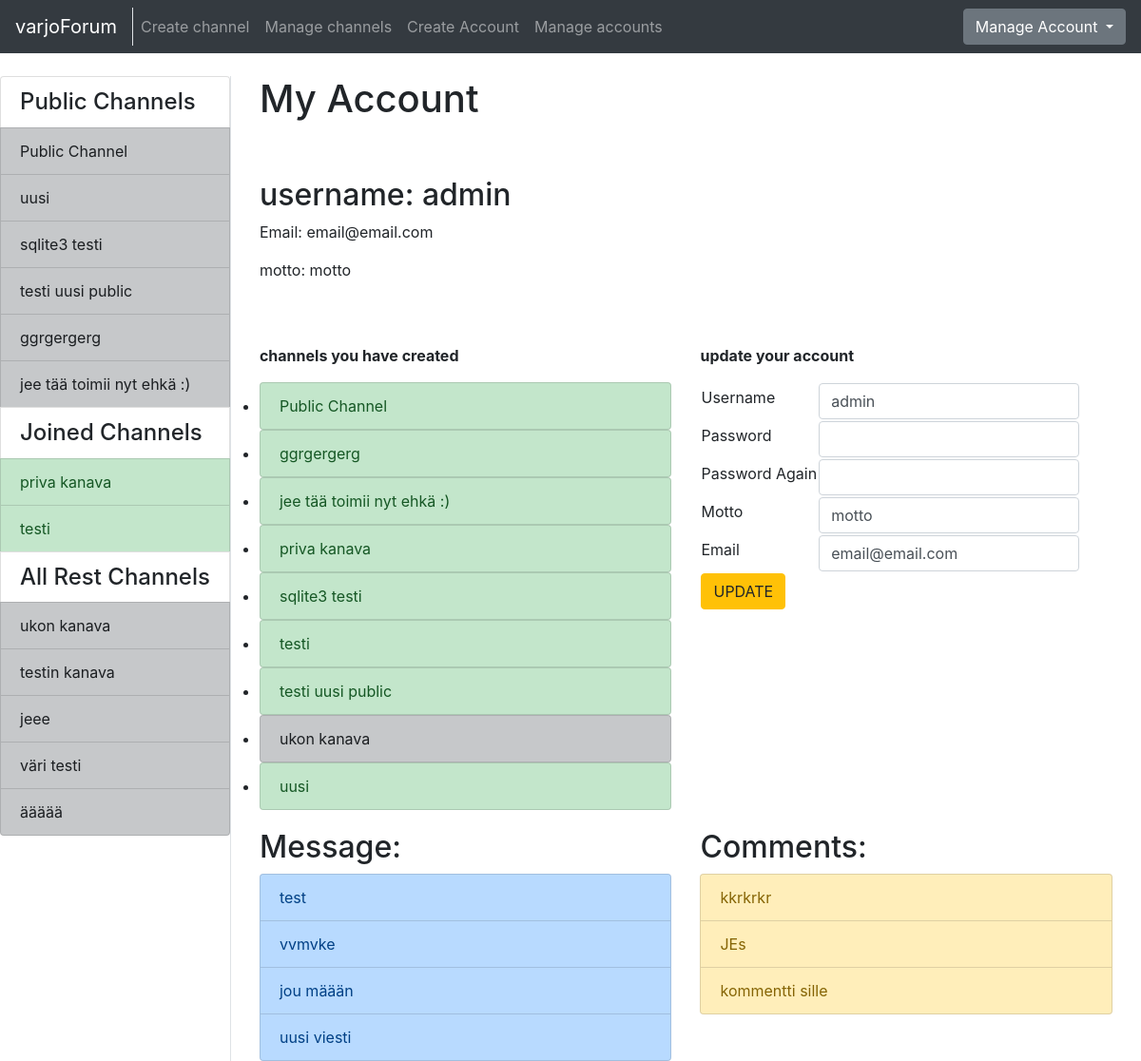
The page /account/ (signed in) on the database its author committed.
### application/channels/models.py (models this page shows, shortened)
class Channel(Base):
    name = db.Column(db.String(144), nullable=False)
    introduction = db.Column(db.Text, nullable=False)
    master_id = db.Column(db.Integer, nullable=False)
    public = db.Column(db.Boolean, nullable=False)
    messages = db.relationship("Message", backref='Channel', lazy=True)
    accounts = db.relationship('Account', secondary=accounts, lazy='subquery',
        backref=db.backref('channels', lazy=True))
    @staticmethod
    def get_my_channels(account_id):
        stmt = text("SELECT Channel.id, Channel.name, Channel.master_id"
                    " FROM Channel, Account, Accounts"
                    " WHERE Channel.id = Accounts.channel_id"
                    " AND Channel.public = False"
                    " AND Account.id = Accounts.account_id"
                    " AND Account.id = :account_id"
                    " ORDER BY Channel.name").params(account_id=account_id)
        res = db.engine.execute(stmt)
        response = []
        for row in res:
            response.append({"channel_id":row[0], "channel_name":row[1], "master_id":row[2]})
        return response
    @staticmethod
    def get_channels_where_not_in(account_id):
        stmt = text("SELECT channel.id, channel.name, channel.public"
                    " FROM Channel"
                    " WHERE Channel.id NOT IN ("
                        " SELECT Channel.id"
                            " FROM Channel, Account, Accounts"
                            " WHERE Channel.id = Accounts.channel_id"
                            " AND Account.id = Accounts.account_id"
                            " AND Account.id = :account_id"
                            " )").params(account_id=account_id)
        res = db.engine.execute(stmt)
        response = []
        for row in res:
            response.append({"id":row[0], "name":row[1], "public":row[2]})
        return response
    @staticmethod
    def get_all_publics():
        stmt = text("SELECT Channel.id, Channel.name"
                    " FROM Channel"
                    " WHERE Channel.public = True")
        res = db.engine.execute(stmt)
        response = []
        for row in res:
            response.append({"id":row[0], "name":row[1]})
        return response

### application/auth/models.py (models this page shows, shortened)
class Account(Base):
    username = db.Column(db.String(144), nullable=False)
    password = db.Column(db.String(144), nullable=False)
    motto = db.Column(db.String(144), nullable=False)
    admin = db.Column(db.Boolean, nullable=False)
    email = db.Column(db.String(144), nullable=False)
    messages = db.relationship("Message", backref='account', lazy=True)
    comments = db.relationship("Comment", backref='account', lazy=True)
    @staticmethod
    def find_accounts_channels(account_id):
        stmt = text("SELECT Channel.id, Channel.name, Channel.master_id FROM Channel, Account, Accounts "
                " WHERE Channel.master_id = :account_id"
                " OR (Account.id = :account_id"
                " AND Account.id = Accounts.account_id"
                " AND Channel.master_id = Accounts.channel_id)"
                " GROUP BY Channel.id"
                " ORDER BY Channel.name").params(account_id=account_id)
        res = db.engine.execute(stmt)
        response = []
        for row in res:
            response.append({"id":row[0], "name":row[1], "master_id":row[2]})
        return response

### application/messages/models.py (models this page shows, shortened)
class Message(Base):
    body = db.Column(db.Text, nullable=False)
    writer = db.Column(db.String(144), nullable=False)
    account_id = db.Column(db.Integer, db.ForeignKey('account.id'), nullable=False)
    channel_id = db.Column(db.Integer, db.ForeignKey('channel.id'), nullable=False)
    comments = db.relationship("Comment", backref='message', lazy=True)

### application/comments/models.py (models this page shows, shortened)
class Comment(Base):
    body = db.Column(db.Text, nullable=False)
    writer = db.Column(db.String(144), nullable=False)
    message_id = db.Column(db.Integer, db.ForeignKey('message.id'), nullable=False)
    account_id = db.Column(db.Integer, db.ForeignKey('account.id'), nullable=False)
    @staticmethod
    def get_comment_message_and_channel_id(account_id):
        stmt = text("SELECT Comment.id, Comment.body, Comment.message_id, Message.channel_id"
                    " FROM Comment, Message"
                    " WHERE Comment.message_id = Message.id"
                    " AND Comment.account_id = :account_id").params(account_id=account_id)
        res = db.engine.execute(stmt)
        response = []
        for row in res:
            response.append({"comment_id":row[0], "comment_body":row[1], "message_id":row[2], "channel_id":row[3]})
        return response

### application/auth/views.py (the view)
@app.route("/account/", methods=["GET"])
@login_required
def single_account_index():
  return render_template("auth/index.html", account = current_user, accountform = AccountForm(),
    channels = Account.find_accounts_channels(current_user.id),
    my_channels=Channel.get_my_channels(current_user.id),
    all_channels=Channel.get_channels_where_not_in(current_user.id),
    public_channels=Channel.get_all_publics(),
    messages=Message.query.filter_by(account_id=current_user.id),
    comments=Comment.get_comment_message_and_channel_id(current_user.id))

### application/auth/forms.py
class AccountForm(FlaskForm):
    username = TextField("Username", [validators.Length(min=2), validators.DataRequired()])
    password = PasswordField("Password", [validators.Length(min=8), validators.DataRequired()])
    password2 = PasswordField("Password Again", [validators.Length(min=8), validators.DataRequired()])
    motto = TextField("Motto", [validators.Length(min=2), validators.DataRequired()])
    email = TextField("Email", [validators.Length(min=2), validators.DataRequired(), validators.Email()])
    class Meta:
        csrf = False

### application/__init__.py (called while the page is built)
@login_manager.user_loader
def load_user(account_id):
  return Account.query.get(account_id)

### application/templates/auth/index.html (shortened to what this page needs)
{% extends "layout.html" %}
{% block body %}
<div class="container" >
  <div class="row" style="padding-bottom: 50px">
    <div class="col-md-auto">
      <h1 style="padding-bottom: 50px">My Account</h1>
      <h2>username: {{ account.username }}</h2>
      <p>Email: {{ account.email }}</p>
      <p>motto: {{ account.motto }}</p>
    </div>
  </div>
  <div class="row">
    <div class="col">
      <p><b>channels you have created</b></p>
      <ul class="list-group">
        {% for channel in channels %}
          <li>
            {% if channel.master_id == current_user.id %}
            <a href="{{ url_for('one_channel_index', channel_id=channel.id, sort='first') }}" class="list-group-item list-group-item-success">
              {{ channel.name }}
            </a>
            {% else %}
            <a href="{{ url_for('one_channel_index', channel_id=channel.id, sort='first') }}" class="list-group-item list-group-item-dark">
              {{ channel.name }}
            </a>
            {% endif %}
          </li>
        {% endfor %}
      </ul>
    </div>
    <div class="col">
      <p><b>update your account</b></p>
      <form method="POST" action="{{ url_for('accounts_update', account_id=account.id) }}" name="accountform">
        <div class="form-group">
          <table>
            <tr>
              <td>{{ accountform.username.label }}</td>
              <td>{{ accountform.username(class="form-control", value=current_user.username) }}</td>
            </tr>
            <tr>
              <td>{{ accountform.password.label }}</td>
              <td>{{ accountform.password(class="form-control") }}</td>
            </tr>
            <tr>
              <td>{{ accountform.password2.label }}</td>
              <td>{{ accountform.password2(class="form-control") }}</td>
            </tr>
            <tr>
              <td>{{ accountform.motto.label }}</td>
              <td>{{ accountform.motto(class="form-control", value=current_user.motto) }}</td>
            </tr>
            <tr>
              <td>{{ accountform.email.label }}</td>
              <td>{{ accountform.email(class="form-control", value=current_user.email) }}</td>
            </tr>
            <tr>
              <td colspan="2"><button type="submit" class="btn btn-warning">UPDATE</button</td>
            </tr>
          </table>
        </div>
      </form>
    </div>
  </div>
  <div class="row" style="padding-top: 20px">
    <div class="col">
      <h2>Message:</h2>
      <div class="list-group">
        {% for message in messages %}
        <a class="list-group-item list-group-item-primary" href="{{ url_for('message_index', channel_id=message.channel_id, message_id=message.id)}}">
          {{ message.body }}
        </a>
        {% endfor %}
      </div>
    </div>
    <div class="col">
      <h2>Comments:</h2>
      <div class="list-group">
        {% for comment in comments %}
        <a class="list-group-item list-group-item-warning" href="{{ url_for('message_index', channel_id=comment.channel_id, message_id=comment.message_id)}}">
          {{ comment.comment_body }}
        </a>
        {% endfor %}
      </div>
    </div>
  </div>
</div>
{% endblock %}

### application/templates/layout.html (shortened to what this page needs)
<!DOCTYPE html>
  <html>
    <head>
      <link rel="stylesheet" href="https://maxcdn.bootstrapcdn.com/bootstrap/4.0.0/css/bootstrap.min.css">
    </head>
    <body>
      <nav class="navbar navbar-expand-md navbar-dark bg-dark mb-4">
        <div class="border-right">
          <a class="navbar-brand" href="{{ url_for('index') }}">varjoForum</a>
        </div>
        <div class="collapse navbar-collapse" id="navbarCollapse">
          <ul class="navbar-nav mr-auto">
            {% if current_user.is_authenticated %}
              <li class="nav-item">
                <a class="nav-link" href="{{ url_for('channels_create') }}">Create channel</a>
              </li>
            {% endif %}
            {% if current_user.admin == True %}
              <li class="nav-item">
                <a href="{{ url_for('channel_manager') }}" class="nav-link">Manage channels</a>
              </li>
              <li class="nav-item">
                <a href="{{ url_for('account_create') }}" class="nav-link">Create Account</a>
              </li>
              <li class="nav-item">
                <a class="nav-link" href="{{ url_for('account_list') }}">Manage accounts</a>
              </li>
            {% endif %}
          </ul>
            {% if current_user.is_authenticated %}
            <div class="btn-group">
              <button type="button" class="btn btn-secondary dropdown-toggle" data-toggle="dropdown" aria-haspopup="true" aria-expanded="false">
                  Manage Account
              </button>
            </div>
            {% else %}
            <a class="btn btn-success" href="{{ url_for('auth_login') }}">Login</a>
            {% endif %}
        </div>
      </nav>
      <div class="container-fluid" >
        <div class="row">
            <div class="border-right">
              <div class="col-sx" >
                <div style="float: left">
                  <div class="list-group">
                  {% if current_user.is_authenticated %}
                    <h4 class="list-group-item">Public Channels</h4>
                    {% for public in public_channels %}
                      <a href="{{ url_for('one_channel_index', channel_id=public.id, sort='first') }}"
                          class="list-group-item list-group-item-action list-group-item-dark">
                        {{ public.name }}
                      </a>
                    {% endfor %}
                    {% if my_channels %}
                      <h4 class="list-group-item">Joined Channels</h4>
                    {% endif %}
                    {% for my_channel in my_channels %}
                      {% if my_channel.master_id == current_user.id %}
                      <a href="{{ url_for('one_channel_index', channel_id=my_channel.channel_id, sort='first') }}"
                          class="list-group-item list-group-item-action list-group-item-success">
                        {{ my_channel.channel_name }}
                      </a>
                      {% else %}
                      <a href="{{ url_for('one_channel_index', channel_id=my_channel.channel_id, sort='first') }}"
                          class="list-group-item list-group-item-action list-group-item-dark">
                        {{ my_channel.channel_name }}
                      </a>
                      {% endif %}
                    {% endfor %}
                    <h4 class="list-group-item">All Rest Channels</h4>
                {% else %}
                {% if all_channels %}
                <h4 class="list-group-item">All Channels</h4>
                {% endif %}
                {% endif %}
                {% for channel in all_channels %}
                  {% if channel.public == False %}
                  <a href="{{ url_for('one_channel_index', channel_id=channel.id, sort='first') }}"
                      class="list-group-item list-group-item-action list-group-item-dark">
                    {{ channel.name }}
                  </a>
                  {% endif %}
                {% endfor %}
              </div>
              </div>
              </div>
          </div>
          <div class="col">
            {% block body %}{% endblock %}
          </div>
        </div>
    </body>
  </html>

### rows shown on the page
Channel: name "Public Channel"
Channel: name "uusi"
Channel: name "sqlite3 testi"
Channel: name "testi uusi public"
Channel: name "ggrgergerg"
Channel: name "jee tää toimii nyt ehkä :)"
Channel: channel_name "priva kanava", name "priva kanava"
Channel: channel_name "testi", name "testi"
Channel: name "ukon kanava"
Channel: name "testin kanava"
Channel: name "jeee"
Channel: name "väri testi"
Channel: name "äääää"
Account: username "admin", email "email@email.com", motto "motto", motto.label "Motto"
Message: body "test"
Message: body "vvmvke"
Message: body "jou määän"
Message: body "uusi viesti"
Comment: comment_body "kkrkrkr"
Comment: comment_body "JEs"
Comment: comment_body "kommentti sille"

### other values the page prints
{{ accountform.username.label }} "Username"
{{ accountform.password.label }} "Password"
{{ accountform.password2.label }} "Password Again"
{{ accountform.email.label }} "Email"
